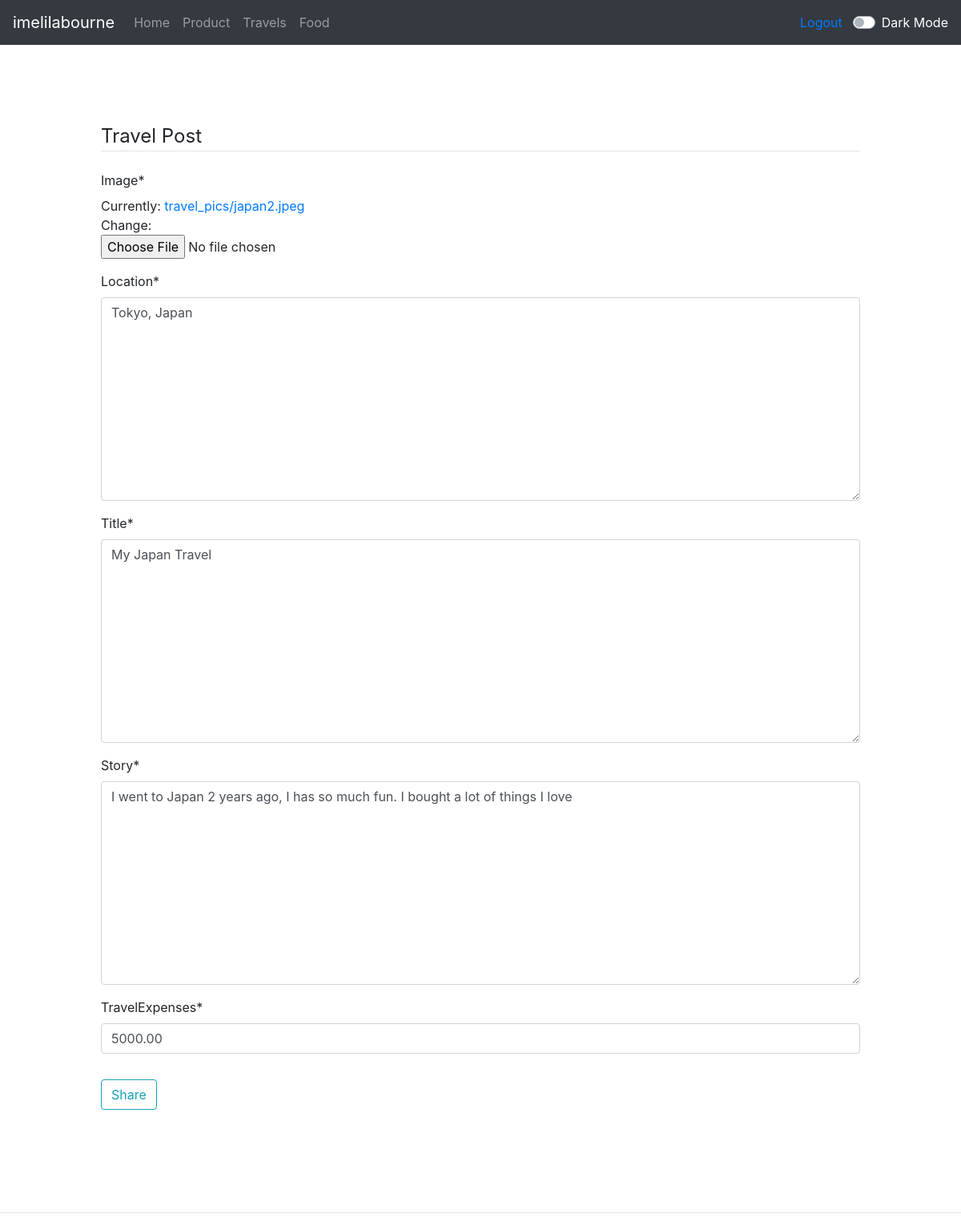
Page /travel/post/2/update (signed in) on the committed database.
### base/models.py (models this page shows, shortened)
class TravelPic(models.Model):
    user = models.ForeignKey(User, on_delete=models.CASCADE)
    image = models.ImageField(upload_to='travel_pics',
                              verbose_name='Image')
    location = models.TextField()
    title = models.TextField()
    story = models.TextField()
    TravelExpenses = models.DecimalField(max_digits=10, decimal_places=2)

### base/views.py (the view, shortened to what this page needs)
# urls.py: path('travel/post/<int:pk>/update', views.TravelUpdateView.as_view(), name='travel-update'),
class TravelUpdateView(LoginRequiredMixin,UpdateView, UserPassesTestMixin):
    model = TravelPic
    template_name = 'base/travelpost_form.html'
    form_class = TravelPicForm
    success_url ='/travel/'

### base/forms.py
class TravelPicForm(forms.ModelForm):
    class Meta:
        model = TravelPic
        fields = ('image', 'location', 'title', 'story', 'TravelExpenses')

### base/templates/base/travelpost_form.html (shortened to what this page needs)
{% extends 'base/base.html' %} {% load static %} {% block content %} {% load crispy_forms_tags %}
<div class="container p-5">
    <div class="container p-5">
        <div class="content-section">
            <form method="POST" enctype="multipart/form-data">
                <fieldset class="form-group">
                    <legend class="border-bottom mb-4">Travel Post</legend>
                    {{ form|crispy }}
                </fieldset>
                <div class="form-group">
                    <button class="btn btn-outline-info" href="{% url 'base:base-travel' %}">Share</button>
                </div>
            </form>
        </div>
    </div>
</div>
{% endblock %}

### base/templates/base/base.html (shortened to what this page needs)
{% load static %}
<!DOCTYPE html>
<html lang="en">
<head>
    <link href="{% static '/css/main.css' %}" rel="stylesheet" type="text/css" />
    <link rel="stylesheet" href="https://stackpath.bootstrapcdn.com/bootstrap/4.3.1/css/bootstrap.min.css">
    <link rel="stylesheet" href="{% static '/css/dark-mode.css' %}" />
    <link href="https://stackpath.bootstrapcdn.com/font-awesome/4.7.0/css/font-awesome.min.css" rel="stylesheet">
</head>
<body class="bg-white">
    <nav class="navbar navbar-expand-lg navbar-dark bg-dark">
        <a class="navbar-brand" href="#">{{ user.username }}</a>
        <div class="collapse navbar-collapse" id="navbarSupportedContent">
            <ul class="navbar-nav mr-auto">
                <li class="nav-item">
                    <a class="nav-link" href="{% url 'base:base-home' %}">Home <span class="sr-only">(current)</span></a>
                </li>
                <li class="nav-item dropdown">
                    <a class="nav-link" href="{% url 'base:base-gallery' %}">Product</a>
                </li>
                <li class="nav-item">
                    <a class="nav-link" href="{% url 'base:base-travel' %}">Travels</a>
                </li>
                <li class="nav-item">
                    <a class="nav-link" href="{% url 'base:base-food' %}">Food</a>
                </li>
            </ul>
            <form class="form-inline my-2 my-lg-0">
                {% if user.is_authenticated %}
                <button class="btn  my-2 my-sm-0"><a href="{% url 'logout' %}">Logout</a></button> {% else %}
                <button class="btn my-2 my-sm-0"><a href="{% url 'login' %}">Login</a></button>
                <button class="btn my-2 my-sm-0"><a href="{% url 'register' %}">Register</a></button> {% endif %}
            </form>
            <div class="custom-control custom-switch">
                <label class="custom-control-label" style="color: white;" for="darkSwitch">Dark Mode</label>
            </div>
        </div>
    </nav>
    <main role="main">
        <div class="wrapper">
             {% block content %} {% endblock %}
        </div>
    </main>
</body>
<hr>
</html>

### staticfiles/css/main.css (style rules this page uses)
body { background-color: light-gray; }

### rows in the picture
TravelPic: location "Tokyo, Japan", title "My Japan Travel", story "I went to Japan 2 years ago, I has so much fun. I bought a lot of things I love", TravelExpenses "5000.00"

### other values in the picture
{{ user.username }} "imelilabourne"
